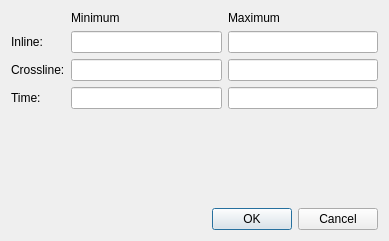
<?xml version="1.0" encoding="UTF-8"?>
<ui version="4.0">
 <class>VolumeDataSelectionDialog</class>
 <widget class="QDialog" name="VolumeDataSelectionDialog">
  <property name="geometry">
   <rect>
    <x>0</x>
    <y>0</y>
    <width>389</width>
    <height>241</height>
   </rect>
  </property>
  <property name="windowTitle">
   <string>Dialog</string>
  </property>
  <layout class="QVBoxLayout" name="verticalLayout">
   <item>
    <layout class="QGridLayout" name="gridLayout">
     <item row="0" column="1">
      <widget class="QLabel" name="label">
       <property name="text">
        <string>Minimum</string>
       </property>
      </widget>
     </item>
     <item row="0" column="2">
      <widget class="QLabel" name="label_2">
       <property name="text">
        <string>Maximum</string>
       </property>
      </widget>
     </item>
     <item row="1" column="0">
      <widget class="QLabel" name="label_3">
       <property name="text">
        <string>Inline:</string>
       </property>
      </widget>
     </item>
     <item row="1" column="1">
      <widget class="QLineEdit" name="leMinInline"/>
     </item>
     <item row="1" column="2">
      <widget class="QLineEdit" name="leMaxInline"/>
     </item>
     <item row="2" column="0">
      <widget class="QLabel" name="label_4">
       <property name="text">
        <string>Crossline:</string>
       </property>
      </widget>
     </item>
     <item row="2" column="1">
      <widget class="QLineEdit" name="leMinCrossline"/>
     </item>
     <item row="2" column="2">
      <widget class="QLineEdit" name="leMaxCrossline"/>
     </item>
     <item row="3" column="0">
      <widget class="QLabel" name="label_5">
       <property name="text">
        <string>Time:</string>
       </property>
      </widget>
     </item>
     <item row="3" column="1">
      <widget class="QLineEdit" name="leMinTime">
       <property name="text">
        <string/>
       </property>
      </widget>
     </item>
     <item row="3" column="2">
      <widget class="QLineEdit" name="leMaxTime">
       <property name="text">
        <string/>
       </property>
      </widget>
     </item>
    </layout>
   </item>
   <item>
    <spacer name="verticalSpacer">
     <property name="orientation">
      <enum>Qt::Vertical</enum>
     </property>
     <property name="sizeHint" stdset="0">
      <size>
       <width>20</width>
       <height>40</height>
      </size>
     </property>
    </spacer>
   </item>
   <item>
    <widget class="QDialogButtonBox" name="buttonBox">
     <property name="orientation">
      <enum>Qt::Horizontal</enum>
     </property>
     <property name="standardButtons">
      <set>QDialogButtonBox::Cancel|QDialogButtonBox::Ok</set>
     </property>
    </widget>
   </item>
  </layout>
 </widget>
 <resources/>
 <connections>
  <connection>
   <sender>buttonBox</sender>
   <signal>accepted()</signal>
   <receiver>VolumeDataSelectionDialog</receiver>
   <slot>accept()</slot>
   <hints>
    <hint type="sourcelabel">
     <x>77</x>
     <y>273</y>
    </hint>
    <hint type="destinationlabel">
     <x>157</x>
     <y>274</y>
    </hint>
   </hints>
  </connection>
  <connection>
   <sender>buttonBox</sender>
   <signal>rejected()</signal>
   <receiver>VolumeDataSelectionDialog</receiver>
   <slot>reject()</slot>
   <hints>
    <hint type="sourcelabel">
     <x>145</x>
     <y>273</y>
    </hint>
    <hint type="destinationlabel">
     <x>286</x>
     <y>274</y>
    </hint>
   </hints>
  </connection>
 </connections>
</ui>
